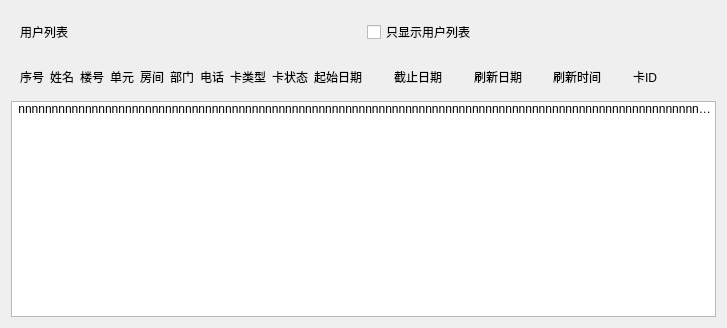
                   <widget class="QWidget" name="scrollAreaWidgetContents_2">
                    <property name="geometry">
                     <rect>
                      <x>0</x>
                      <y>0</y>
                      <width>727</width>
                      <height>328</height>
                     </rect>
                    </property>
                    <layout class="QGridLayout" name="gridLayout_2">
                     <item row="2" column="0">
                      <widget class="QListWidget" name="listWidget">
                       <property name="sizePolicy">
                        <sizepolicy hsizetype="Expanding" vsizetype="Expanding">
                         <horstretch>0</horstretch>
                         <verstretch>0</verstretch>
                        </sizepolicy>
                       </property>
                       <property name="verticalScrollBarPolicy">
                        <enum>Qt::ScrollBarAsNeeded</enum>
                       </property>
                       <property name="horizontalScrollBarPolicy">
                        <enum>Qt::ScrollBarAlwaysOff</enum>
                       </property>
                       <item>
                        <property name="text">
                         <string> nnnnnnnnnnnnnnnnnnnnnnnnnnnnnnnnnnnnnnnnnnnnnnnnnnnnnnnnnnnnnnnnnnnnnnnnnnnnnnnnnnnnnnnnnnnnnnnnnnnnnnnnnnnnnnnnnnnnnnnnnnnnnnnnnnnnnnnnnnnnnnnnnnnnnnnnvvvvvvvvvvvvvvvvvvvvvvvvvvvvvvvvvvvvvvvvvvvv</string>
                        </property>
                       </item>
                      </widget>
                     </item>
                     <item row="1" column="0">
                      <widget class="QWidget" name="wddd" native="true">
                       <layout class="QHBoxLayout" name="horizontalLayout">
                        <item>
                         <widget class="QLabel" name="label_5">
                          <property name="sizePolicy">
                           <sizepolicy hsizetype="Fixed" vsizetype="Preferred">
                            <horstretch>0</horstretch>
                            <verstretch>0</verstretch>
                           </sizepolicy>
                          </property>
                          <property name="text">
                           <string>序号</string>
                          </property>
                         </widget>
                        </item>
                        <item>
                         <widget class="QLabel" name="label_9">
                          <property name="sizePolicy">
                           <sizepolicy hsizetype="Fixed" vsizetype="Preferred">
                            <horstretch>0</horstretch>
                            <verstretch>0</verstretch>
                           </sizepolicy>
                          </property>
                          <property name="text">
                           <string>姓名</string>
                          </property>
                         </widget>
                        </item>
                        <item>
                         <widget class="QLabel" name="label_8">
                          <property name="sizePolicy">
                           <sizepolicy hsizetype="Fixed" vsizetype="Preferred">
                            <horstretch>0</horstretch>
                            <verstretch>0</verstretch>
                           </sizepolicy>
                          </property>
                          <property name="text">
                           <string>楼号</string>
                          </property>
                         </widget>
                        </item>
                        <item>
                         <widget class="QLabel" name="label_10">
                          <property name="sizePolicy">
                           <sizepolicy hsizetype="Fixed" vsizetype="Preferred">
                            <horstretch>0</horstretch>
                            <verstretch>0</verstretch>
                           </sizepolicy>
                          </property>
                          <property name="text">
                           <string>单元</string>
                          </property>
                         </widget>
                        </item>
                        <item>
                         <widget class="QLabel" name="label_12">
                          <property name="sizePolicy">
                           <sizepolicy hsizetype="Fixed" vsizetype="Preferred">
                            <horstretch>0</horstretch>
                            <verstretch>0</verstretch>
                           </sizepolicy>
                          </property>
                          <property name="text">
                           <string>房间</string>
                          </property>
                         </widget>
                        </item>
                        <item>
                         <widget class="QLabel" name="label_11">
                          <property name="sizePolicy">
                           <sizepolicy hsizetype="Fixed" vsizetype="Preferred">
                            <horstretch>0</horstretch>
                            <verstretch>0</verstretch>
                           </sizepolicy>
                          </property>
                          <property name="text">
                           <string>部门</string>
                          </property>
                         </widget>
                        </item>
                        <item>
                         <widget class="QLabel" name="label_20">
                          <property name="sizePolicy">
                           <sizepolicy hsizetype="Fixed" vsizetype="Preferred">
                            <horstretch>0</horstretch>
                            <verstretch>0</verstretch>
                           </sizepolicy>
                          </property>
                          <property name="text">
                           <string>电话</string>
                          </property>
                         </widget>
                        </item>
                        <item>
                         <widget class="QLabel" name="label_22">
                          <property name="sizePolicy">
                           <sizepolicy hsizetype="Fixed" vsizetype="Preferred">
                            <horstretch>0</horstretch>
                            <verstretch>0</verstretch>
                           </sizepolicy>
                          </property>
                          <property name="text">
                           <string>卡类型</string>
                          </property>
                         </widget>
                        </item>
                        <item>
                         <widget class="QLabel" name="label_26">
                          <property name="sizePolicy">
                           <sizepolicy hsizetype="Fixed" vsizetype="Preferred">
                            <horstretch>0</horstretch>
                            <verstretch>0</verstretch>
                           </sizepolicy>
                          </property>
                          <property name="text">
                           <string>卡状态</string>
                          </property>
                         </widget>
                        </item>
                        <item>
                         <widget class="QLabel" name="label_25">
                          <property name="text">
                           <string>起始日期</string>
                          </property>
                         </widget>
                        </item>
                        <item>
                         <widget class="QLabel" name="label_24">
                          <property name="text">
                           <string>截止日期</string>
                          </property>
                         </widget>
                        </item>
                        <item>
                         <widget class="QLabel" name="label_23">
                          <property name="text">
                           <string>刷新日期</string>
                          </property>
                         </widget>
                        </item>
                        <item>
                         <widget class="QLabel" name="label_28">
                          <property name="text">
                           <string>刷新时间</string>
                          </property>
                         </widget>
                        </item>
                        <item>
                         <widget class="QLabel" name="label_27">
                          <property name="text">
                           <string>卡ID</string>
                          </property>
                         </widget>
                        </item>
                       </layout>
                      </widget>
                     </item>
                     <item row="0" column="0">
                      <widget class="QWidget" name="widget_6" native="true">
                       <layout class="QHBoxLayout" name="horizontalLayout_3">
                        <item>
                         <widget class="QLabel" name="label_21">
                          <property name="text">
                           <string>用户列表</string>
                          </property>
                         </widget>
                        </item>
                        <item>
                         <widget class="QCheckBox" name="onlyshowuserlist">
                          <property name="text">
                           <string>只显示用户列表</string>
                          </property>
                         </widget>
                        </item>
                       </layout>
                      </widget>
                     </item>
                    </layout>
                   </widget>
